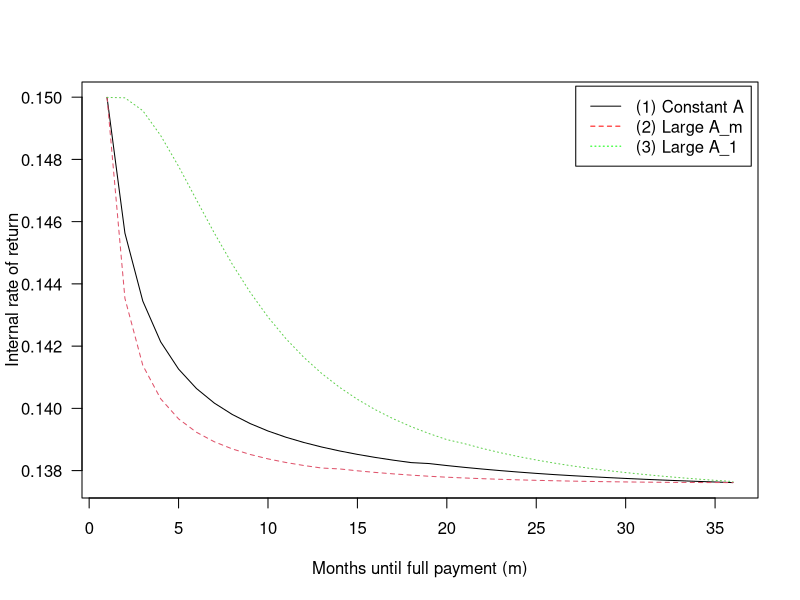

This figure's R source:
## ---- chunk 1
A = function(P0, r, m) {
  # P0 -- initial principal
  # r  -- interest rate (monthly)
  # m  -- number of payment periods
  P0 * r * (1 + r)^m / ((1 + r)^m - 1)
}

P_i = Vectorize(
  # Compute outstanding principal after i payments
  function(A_seq, P0, r, i) {
    # A_seq -- sequence of payments (length m)
    if (i==0) return(P0)
    (1 + r)^i * P0 - sum(A_seq[1:i] * (1 + r)^((i-1):0))
  },
  vectorize.args = 'i')

gen_A_seq = function(P0, r, m, Term=36, k) {
  # k -- switch number
  switch(
    k, {
      # 1 -- Constant payments
      rep(A(P0, r, m), m)
    }, {
      # 2 -- m - 1 installments followed by large A_m
      Inst = A(P0, r, Term)
      A_seq = rep(Inst, m - 1)
      c(A_seq, (1 + r) * P_i(A_seq, P0, r, m - 1))
    }, {
      # 3 -- Large A_1, if (m > 1) m - 2 installments, A_m = 1
      if (m==1) return((1 + r) * P0)
      Inst = A(P0, r, Term)
      P1  = P0 * ((1 + r)^Term - (1 + r)^(Term - m + 1)) / ((1 + r)^Term - 1)
      A1 = (1 + r)*P0 - P1 + (Inst - 1) / (1 + r)^(m-1)
      c(A1, rep(Inst, m - 2), 1)
    }
  )
}

R1 = Vectorize(
  function(s, P0, r, m, k) {
    # s -- service fee rate (monthly, on remaining principal)
    # P0, r, m -- args to A()
    # k -- switch number (payment sequence 1, 2, or 3)
    A_seq = gen_A_seq(P0, r, m, k=k)
    fun = function(z) (P0 - sum((1 + z/12)^-(1:m) *
                                  (A_seq - s * P_i(A_seq, P0, r, 1:m))))^2
    # solve for IRR
    optimize(fun, interval=c(0, .5))$minimum
  },
  vectorize.args = 'm')
## ---- chunk 2
# Compute the IRR for each m, for each sequence -- 36 x 3 matrix
IRR = sapply(1:3, function(k) R1(s=.013/12, P0=1000, r=.15/12, m=1:36, k))

matplot(1:36, IRR, las=1, type='l',
        xlab='Months until full payment (m)',
        ylab='Internal rate of return')
legend('topright', c('(1) Constant A', '(2) Large A_m', '(3) Large A_1'),
       lty=1:3, col=c('black','red','green'), inset=.01)
